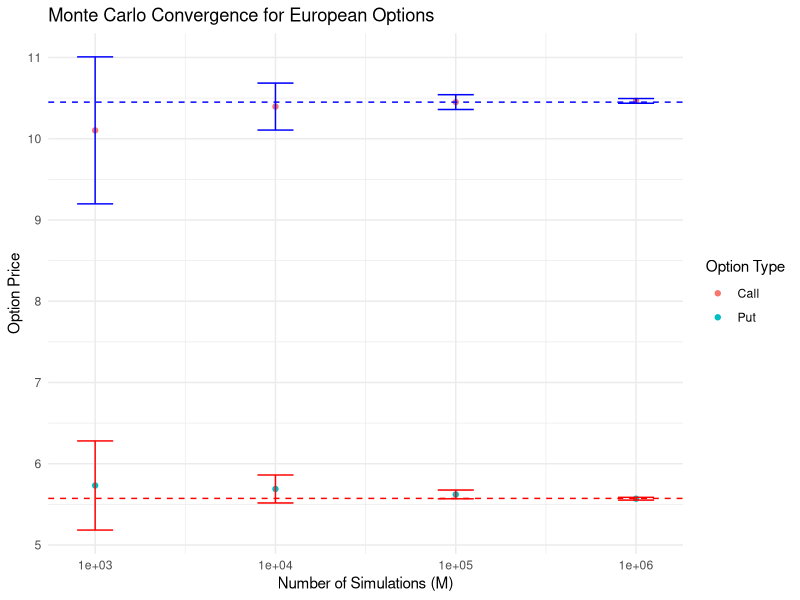
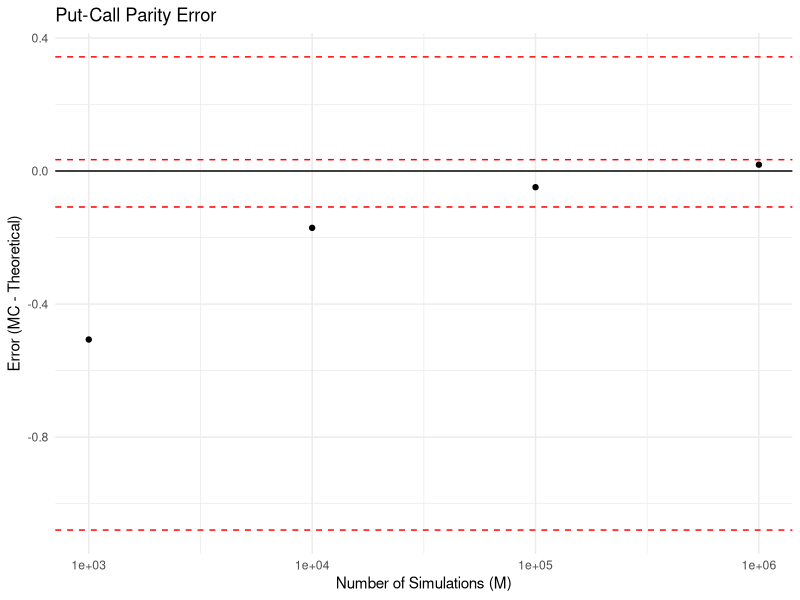

Write R code to recreate these figures, in order.
# Exercise1_European_Options_Put_Call_Parity.R
# Monte Carlo Pricing of European Call and Put Options

# Load required libraries
library(ggplot2)
library(dplyr)

# Set seed for reproducibility
set.seed(42)

# Function to price European call and put using Monte Carlo
price_european_options <- function(S0, K, r, sigma, T, M) {
  # Generate standard normal random variables
  Z <- rnorm(M)
  
  # Exact GBM simulation - terminal stock price
  ST <- S0 * exp((r - 0.5 * sigma^2) * T + sigma * sqrt(T) * Z)
  
  # Calculate payoffs
  call_payoffs <- pmax(ST - K, 0)
  put_payoffs <- pmax(K - ST, 0)
  
  # Discounted prices
  discount_factor <- exp(-r * T)
  call_price <- discount_factor * mean(call_payoffs)
  put_price <- discount_factor * mean(put_payoffs)
  
  # Standard errors
  call_se <- discount_factor * sd(call_payoffs) / sqrt(M)
  put_se <- discount_factor * sd(put_payoffs) / sqrt(M)
  
  return(list(
    call_price = call_price,
    call_se = call_se,
    put_price = put_price,
    put_se = put_se,
    call_payoffs = call_payoffs,
    put_payoffs = put_payoffs
  ))
}

# Parameters
S0 <- 100
K <- 100
r <- 0.05
sigma <- 0.2
T <- 1

# Theoretical values (Black-Scholes)
d1 <- (log(S0/K) + (r + 0.5 * sigma^2) * T) / (sigma * sqrt(T))
d2 <- d1 - sigma * sqrt(T)
BS_call <- S0 * pnorm(d1) - K * exp(-r * T) * pnorm(d2)
BS_put <- K * exp(-r * T) * pnorm(-d2) - S0 * pnorm(-d1)

# Put-call parity theoretical
put_call_parity_theoretical <- S0 - K * exp(-r * T)

# Sample sizes
M_values <- c(1000, 10000, 100000, 1000000)

# Results storage
results <- data.frame()

# Run simulations for each M
for (M in M_values) {
  result <- price_european_options(S0, K, r, sigma, T, M)
  
  # Calculate put-call parity difference
  pc_diff <- result$call_price - result$put_price
  pc_diff_theoretical <- put_call_parity_theoretical
  pc_error <- pc_diff - pc_diff_theoretical
  
  # Standard error of the difference
  # Var(C - P) = Var(C) + Var(P) - 2*Cov(C,P)
  # Approximate using individual SEs (assuming independence)
  combined_se <- sqrt(result$call_se^2 + result$put_se^2)
  
  # Check if within 2 SE
  within_2se <- abs(pc_error) < 2 * combined_se
  
  results <- rbind(results, data.frame(
    M = M,
    Call_Price = result$call_price,
    Call_SE = result$call_se,
    Put_Price = result$put_price,
    Put_SE = result$put_se,
    PC_Diff = pc_diff,
    PC_Theoretical = pc_diff_theoretical,
    PC_Error = pc_error,
    Combined_SE = combined_se,
    Within_2SE = within_2se
  ))
}

# Print results
cat("\n======= Exercise 1 Results =======\n")
cat("\nParameters:")
cat(sprintf("\nS0 = %.2f, K = %.2f, r = %.2f, sigma = %.2f, T = %.2f", 
            S0, K, r, sigma, T))
cat("\n\nBlack-Scholes Prices:")
cat(sprintf("\nCall: %.4f", BS_call))
cat(sprintf("\nPut: %.4f", BS_put))
cat(sprintf("\nPut-Call Parity (S0 - K*e^(-rT)): %.4f\n", put_call_parity_theoretical))

cat("\n\nMonte Carlo Results:")
print(results, digits = 6)

# Convergence plot
convergence_data <- data.frame(
  M = M_values,
  Call_Price = results$Call_Price,
  Call_SE = results$Call_SE,
  Put_Price = results$Put_Price,
  Put_SE = results$Put_SE
)

# Plot call and put convergence
p1 <- ggplot(convergence_data, aes(x = M)) +
  geom_point(aes(y = Call_Price, color = "Call")) +
  geom_errorbar(aes(ymin = Call_Price - 1.96 * Call_SE, 
                    ymax = Call_Price + 1.96 * Call_SE), 
                color = "blue", width = 0.2) +
  geom_point(aes(y = Put_Price, color = "Put")) +
  geom_errorbar(aes(ymin = Put_Price - 1.96 * Put_SE, 
                    ymax = Put_Price + 1.96 * Put_SE), 
                color = "red", width = 0.2) +
  geom_hline(yintercept = BS_call, linetype = "dashed", color = "blue") +
  geom_hline(yintercept = BS_put, linetype = "dashed", color = "red") +
  scale_x_log10() +
  labs(title = "Monte Carlo Convergence for European Options",
       x = "Number of Simulations (M)",
       y = "Option Price",
       color = "Option Type") +
  theme_minimal()

print(p1)

# Plot put-call parity check
p2 <- ggplot(results, aes(x = M)) +
  geom_point(aes(y = PC_Error)) +
  geom_hline(yintercept = 0, linetype = "solid") +
  geom_hline(yintercept = c(-2, 2) * results$Combined_SE, 
             linetype = "dashed", color = "red") +
  scale_x_log10() +
  labs(title = "Put-Call Parity Error",
       x = "Number of Simulations (M)",
       y = "Error (MC - Theoretical)") +
  theme_minimal()

print(p2)

cat("\n\nConvergence Rate Analysis:")
cat("\nError decreases as O(1/sqrt(M))")
cat("\nThe standard errors decrease by approximately sqrt(M) when M increases by factor 10\n")

# Save results
saveRDS(results, "exercise1_results.rds")
